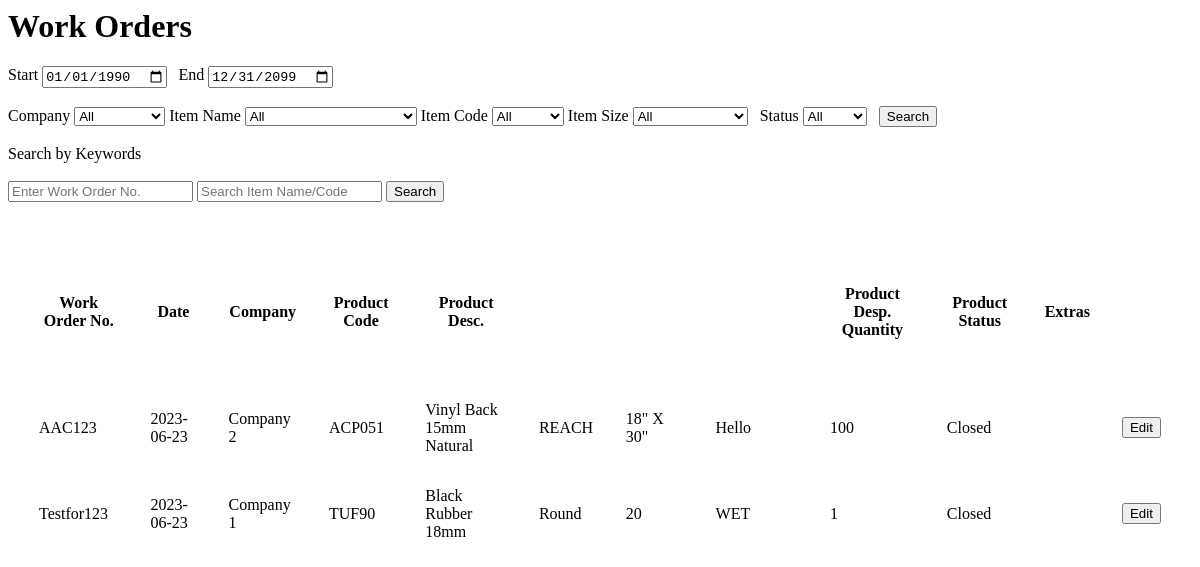
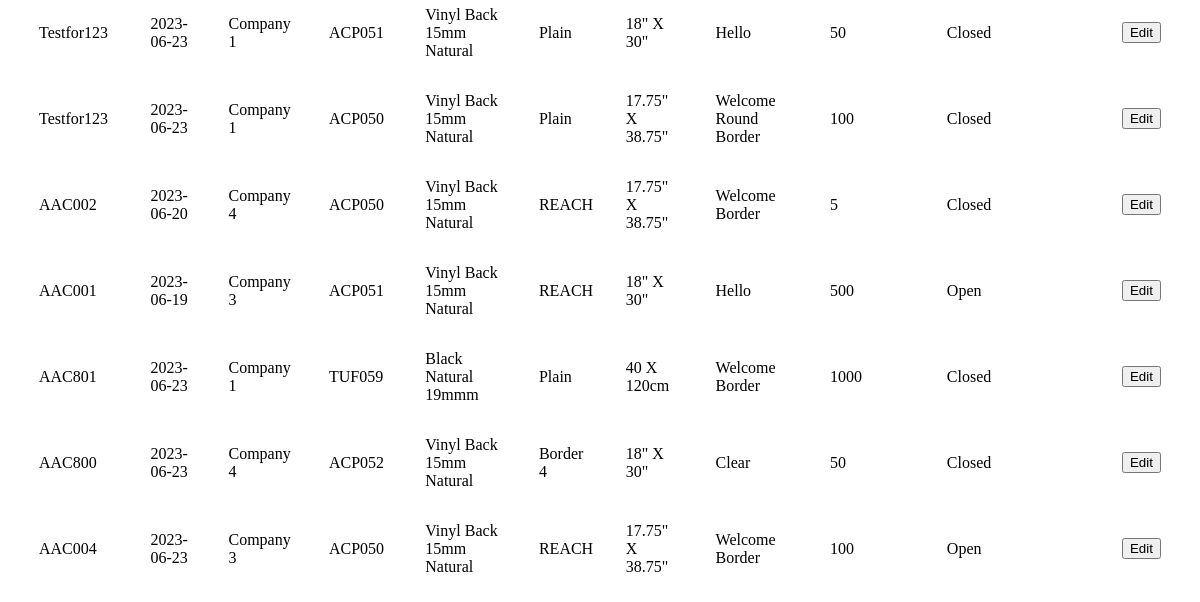
The app's page /workordershowall.php, older data (2 pictures, top to bottom).
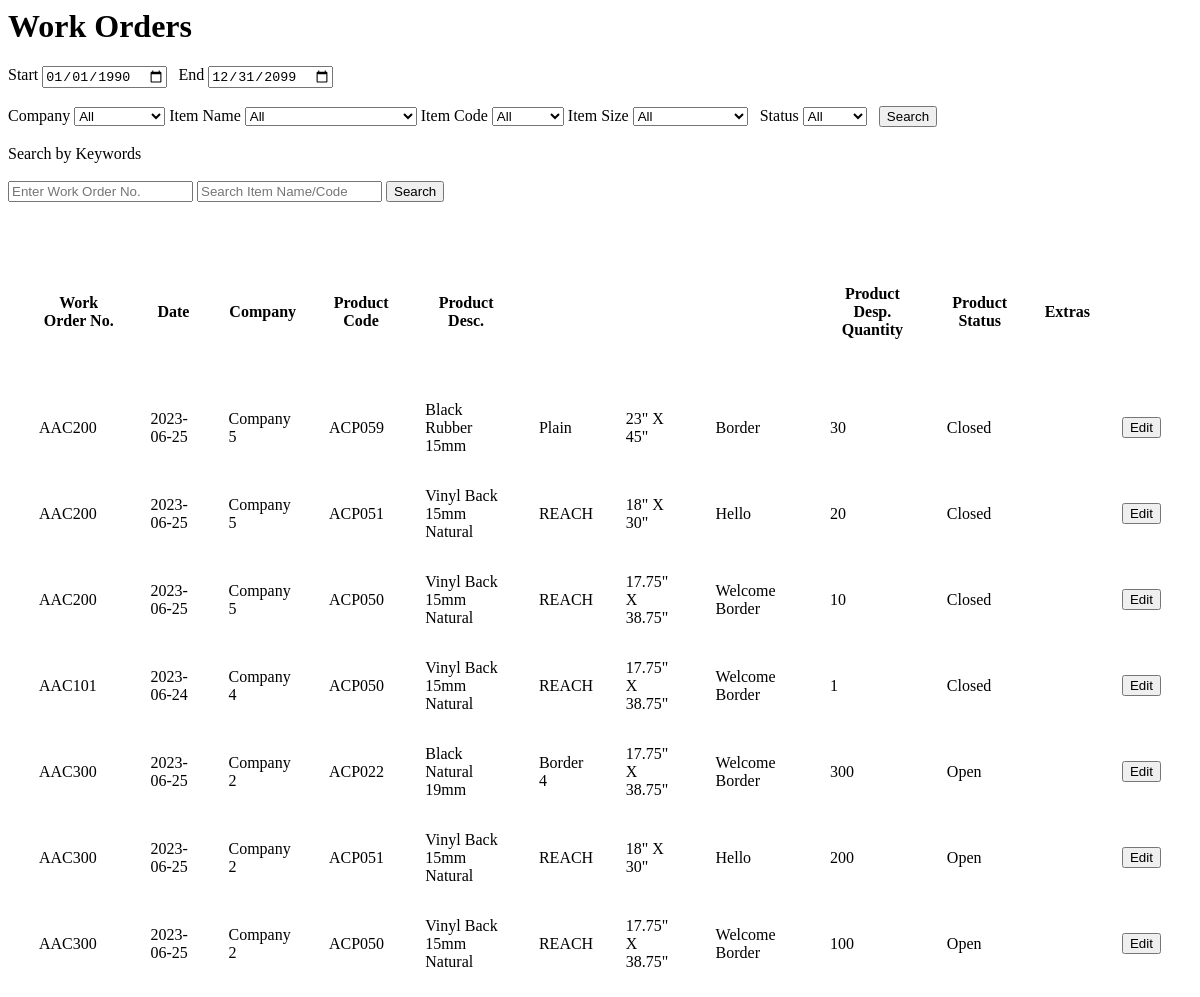
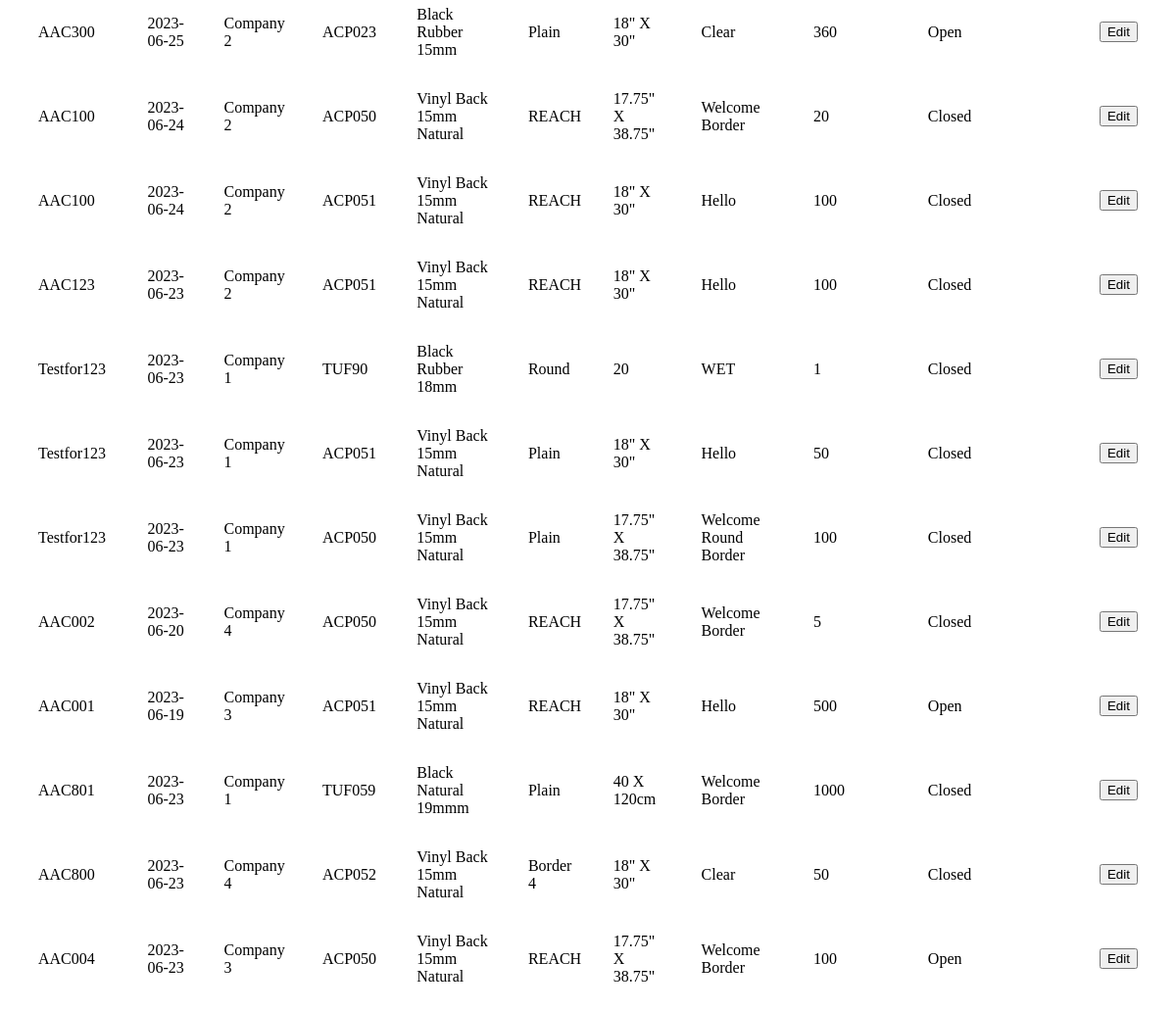
The same page, newer data (2 pictures, top to bottom).
### tables this page shows
CREATE TABLE IF NOT EXISTS `work_orders` (
  `id` int NOT NULL AUTO_INCREMENT,
  `date` date NOT NULL,
  `work_order_no` varchar(25) NOT NULL,
  `company` varchar(50) NOT NULL,
  `extras` varchar(50) NOT NULL,
  `status` varchar(20) NOT NULL DEFAULT 'Open',
  `timestamp` timestamp NOT NULL DEFAULT CURRENT_TIMESTAMP,
  PRIMARY KEY (`id`)
);

CREATE TABLE IF NOT EXISTS `work_order_products` (
  `work_order_no` varchar(25) NOT NULL,
  `code` varchar(25) NOT NULL,
  `name` varchar(50) NOT NULL,
  `design` varchar(50) NOT NULL,
  `size` varchar(25) NOT NULL,
  `features` varchar(50) NOT NULL,
  `qty` int NOT NULL
);

### workordershowall.php (the view, shortened to what this page needs)
<?php
include 'conn.php';
?>
<?php
$start = '1990-01-31';
$end = '2099-12-31';
$sql = "select * from work_orders,work_order_products where work_orders.work_order_no = work_order_products.work_order_no";
$sql .= "  AND date BETWEEN '$start' AND '$end' ORDER BY timestamp DESC";
$retval = mysqli_query($conn, $sql);
?>
<html>
<body>
    <div>
        <h1>Work Orders</h1>
        <form name="filter" method="post">
            <label for="start">Start</label>
            <input type="date" value="1990-01-01" id='start' required name="start">
            <label for="end">End</label>
            <input name="end" value="2099-12-31" id='end' required type="date">
            <br> <br>
            <label>Company</label>
            <select name='company'>
                <option selected>All</option>
            </select>
            <label>Item Name</label>
            <select name='name'>
                <option selected>All</option>
            </select>
            <label>Item Code</label>
            <select name='code'>
                <option selected>All</option>
            </select>
            <label>Item Size</label>
            <select name='size'>
                <option selected>All</option>
            </select> &nbsp;
            <label>Status</label>
            <select name='status'>
                <option selected>All</option>
            </select> &nbsp;
            <input type="submit" name="filter" value="Search">
            <br> <br>
            Search by Keywords <br> <br>
            <input type="text" name="wno" placeholder="Enter Work Order No.">
            <input type="text" name="search" placeholder="Search Item Name/Code">
            <input type="submit" name="filter" value="Search">
        </form> <br>
        <br>
        <table style="border-spacing: 30px;">
            <thead>
                <th>
                    Work Order No.
                </th>
                <th>
                    Date
                </th>
                <th>
                    Company
                </th>
                <th>
                    Product Code
                </th>
                <th>
                    Product Desc.
                </th>
                <th>
                </th>
                <th>
                </th>
                <th>
                </th>
                <th>
                    Product Desp. Quantity
                </th>
                <th>
                    Product Status
                </th>
                <th>
                    Extras
                </th>
                <th>
                </th>
            </thead>
            <tbody>
                <tr>
                    <?php
                    while ($row = $retval->fetch_assoc()) {
                        if (!empty($row)) {
                            echo "
                    <tr>
                    <td>
                    {$row['work_order_no']}
                    </td>
                    <td>
                    {$row['date']}
                    </td>
                    <td>
                    {$row['company']}
                    </td>
                    <td>
                    {$row['code']}
                    </td>
                    <td>
                    {$row['name']}
                    </td>
                    <td>
                    {$row['design']}
                    </td>
                    <td>
                    {$row['size']}
                    </td>
                    <td>
                    {$row['features']}
                    </td>
                    <td>
                    {$row['qty']}
                    </td>
                    <td>
                    {$row['status']}
                    </td>
                    <td>
                    {$row['extras']}
                    </td>
                     <td>
                     <input type='submit' id='{$row['work_order_no']}' class='edit-btn' name='edit' value='Edit'>
            </td>
                    </tr>
                    ";
                        }
                    }
                    ?>
                </tr>
            </tbody>
        </table>
    </div>
</body>
</html>

Row changes from the older to the newer data that the page shows:
added work_orders: work_order_products.work_order_no "AAC200", date "2023-06-25", company "Company 5", work_order_products.code "ACP059", work_order_products.name "Black Rubber 15mm", work_order_products.design "Plain", work_order_products.size "23\" X 45\"", work_order_products.features "Border", work_order_products.qty "30", status "Closed", work_order_products.code "ACP051", work_order_products.name "Vinyl Back 15mm Natural", work_order_products.design "REACH", work_order_products.size "18\" X 30\"", work_order_products.features "Hello", work_order_products.qty "20", work_order_products.code "ACP050", work_order_products.size "17.75\" X 38.75\"", work_order_products.features "Welcome Border", work_order_products.qty "10"
added work_orders: work_order_products.work_order_no "AAC101", date "2023-06-24", company "Company 4", work_order_products.code "ACP050", work_order_products.name "Vinyl Back 15mm Natural", work_order_products.design "REACH", work_order_products.size "17.75\" X 38.75\"", work_order_products.features "Welcome Border", work_order_products.qty "1", status "Closed"
added work_orders: work_order_products.work_order_no "AAC300", date "2023-06-25", company "Company 2", work_order_products.code "ACP022", work_order_products.name "Black Natural 19mm", work_order_products.design "Border 4", work_order_products.size "17.75\" X 38.75\"", work_order_products.features "Welcome Border", work_order_products.qty "300", status "Open", work_order_products.code "ACP051", work_order_products.name "Vinyl Back 15mm Natural", work_order_products.design "REACH", work_order_products.size "18\" X 30\"", work_order_products.features "Hello", work_order_products.qty "200", work_order_products.code "ACP050", work_order_products.qty "100", work_order_products.code "ACP023", work_order_products.name "Black Rubber 15mm", work_order_products.design "Plain", work_order_products.features "Clear", work_order_products.qty "360"
added work_orders: work_order_products.work_order_no "AAC100", date "2023-06-24", company "Company 2", work_order_products.code "ACP050", work_order_products.name "Vinyl Back 15mm Natural", work_order_products.design "REACH", work_order_products.size "17.75\" X 38.75\"", work_order_products.features "Welcome Border", work_order_products.qty "20", status "Closed", work_order_products.code "ACP051", work_order_products.size "18\" X 30\"", work_order_products.features "Hello", work_order_products.qty "100"
